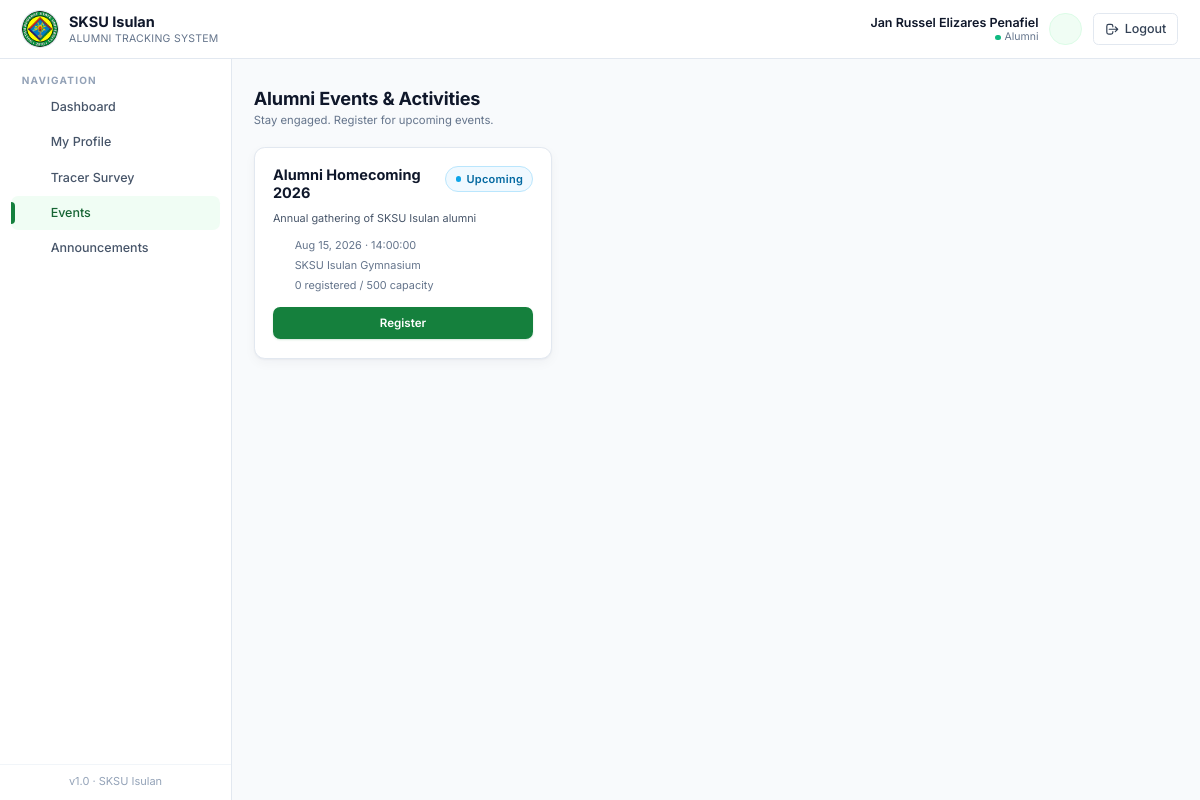
The page /pages/alumni/events.php (signed in) on the database its author committed.
### tables this page shows
CREATE TABLE `events` (
  `id` int(11) NOT NULL,
  `title` varchar(150) NOT NULL,
  `description` text DEFAULT NULL,
  `event_date` date NOT NULL,
  `event_time` time NOT NULL,
  `location` varchar(150) DEFAULT NULL,
  `capacity` int(11) DEFAULT 0,
  `created_by` int(11) DEFAULT NULL,
  `status` enum('upcoming','ongoing','completed','cancelled') DEFAULT 'upcoming',
  `created_at` datetime DEFAULT current_timestamp()
);

### includes/auth.php (called while the page is built, shortened)
<?php
require_once __DIR__ . '/db.php';
require_once __DIR__ . '/helpers.php';
function current_user_id() {
    return $_SESSION['user_id'] ?? null;
}

### includes/db.php (called while the page is built, shortened)
<?php
function db_select($conn, $sql, $types = '', $params = []) {
    $stmt = mysqli_prepare($conn, $sql);
    if (!empty($params)) {
        mysqli_stmt_bind_param($stmt, $types, ...$params);
    }
    mysqli_stmt_execute($stmt);
    $result = mysqli_stmt_get_result($stmt);
    $rows = [];
    while ($row = mysqli_fetch_assoc($result)) {
        $rows[] = $row;
    }
    return $rows;
}
function e($value) {
    return htmlspecialchars((string)$value, ENT_QUOTES, 'UTF-8');
}

### pages/alumni/events.php (the view, shortened to what this page needs)
<?php
require_once __DIR__ . '/../../includes/auth.php';
require_once __DIR__ . '/../../includes/helpers.php';
$uid = current_user_id();
$all_events = db_select($conn, "SELECT e.*, (SELECT COUNT(*) FROM event_registrations er WHERE er.event_id=e.id) AS registered,
    EXISTS(SELECT 1 FROM event_registrations er WHERE er.event_id=e.id AND er.user_id=?) AS joined
    FROM events e WHERE e.status IN ('upcoming','ongoing') ORDER BY e.event_date ASC", 'i', [$uid]);
$pg = paginate($all_events, 9);
$events = $pg['rows'];
include __DIR__ . '/../../templates/header.php';
include __DIR__ . '/../../templates/sidebar.php';
?>
<main class="flex-1 px-4 sm:px-6 py-8">
  <div class="page-head">
    <div>
      <h1>Alumni Events &amp; Activities</h1>
      <p class="subtitle">Stay engaged. Register for upcoming events.</p>
    </div>
  </div>
  <div class="grid sm:grid-cols-2 lg:grid-cols-3 gap-4">
    <?php foreach ($events as $ev): ?>
      <div class="card flex flex-col">
        <div class="flex items-start justify-between gap-2">
          <h3 class="font-bold text-ink-900 leading-tight"><?= e($ev['title']) ?></h3>
          <?= status_badge($ev['status']) ?>
        </div>
        <p class="text-xs text-ink-600 mt-2 flex-1 leading-relaxed"><?= e($ev['description']) ?></p>
        <div class="text-xs text-ink-500 mt-3 space-y-1.5">
          <div class="flex items-center gap-2"><?= icon('calendar','w-4 h-4 text-ink-400') ?> <?= fmt_date($ev['event_date']) ?> &middot; <?= e($ev['event_time']) ?></div>
          <div class="flex items-center gap-2"><?= icon('pin','w-4 h-4 text-ink-400') ?> <?= e($ev['location']) ?></div>
          <div class="flex items-center gap-2"><?= icon('users','w-4 h-4 text-ink-400') ?> <?= (int)$ev['registered'] ?> registered<?= $ev['capacity']?' / '.$ev['capacity'].' capacity':'' ?></div>
        </div>
        <?php if ($ev['joined']): ?>
          <button disabled class="mt-4 inline-flex items-center justify-center gap-2 bg-emerald-50 text-emerald-700 border border-emerald-200 font-semibold text-xs py-2 rounded-md"><?= icon('check','w-4 h-4') ?> Registered</button>
        <?php else: ?>
          <a href="<?= APP_URL ?>/actions/alumni_join_event.php?id=<?= (int)$ev['id'] ?>" class="btn-primary mt-4 w-full">Register</a>
        <?php endif; ?>
      </div>
    <?php endforeach; ?>
  </div>
</main>
<?php include __DIR__ . '/../../templates/footer.php'; ?>

### includes/icons.php (shortened to what this page needs)
<?php
function icon($name, $class = 'w-5 h-5') {
    $svg = $paths[$name] ?? $paths['document'];
    return '<svg xmlns="http://www.w3.org/2000/svg" class="' . htmlspecialchars($class, ENT_QUOTES) . '" fill="none" stroke="currentColor" viewBox="0 0 24 24">' . $svg . '</svg>';
}

### includes/helpers.php (shortened to what this page needs)
<?php
require_once __DIR__ . '/icons.php';
function fmt_date($date) {
    return date('M d, Y', strtotime($date));
}
function status_badge($status) {
    $status = strtolower((string)$status);
    $map = [
        'pending'        => ['bg-amber-50',   'text-amber-700',   'border-amber-200',   '#f59e0b'],
        'approved'       => ['bg-emerald-50', 'text-emerald-700', 'border-emerald-200', '#10b981'],
        'rejected'       => ['bg-rose-50',    'text-rose-700',    'border-rose-200',    '#f43f5e'],
        'active'         => ['bg-emerald-50', 'text-emerald-700', 'border-emerald-200', '#10b981'],
        'inactive'       => ['bg-slate-100',  'text-slate-700',   'border-slate-200',   '#94a3b8'],
        'paid'           => ['bg-emerald-50', 'text-emerald-700', 'border-emerald-200', '#10b981'],
        'refunded'       => ['bg-sky-50',     'text-sky-700',     'border-sky-200',     '#0ea5e9'],
        'scheduled'      => ['bg-sky-50',     'text-sky-700',     'border-sky-200',     '#0ea5e9'],
        'attended'       => ['bg-emerald-50', 'text-emerald-700', 'border-emerald-200', '#10b981'],
        'cancelled'      => ['bg-rose-50',    'text-rose-700',    'border-rose-200',    '#f43f5e'],
        'employed'       => ['bg-emerald-50', 'text-emerald-700', 'border-emerald-200', '#10b981'],
        'unemployed'     => ['bg-rose-50',    'text-rose-700',    'border-rose-200',    '#f43f5e'],
        'self-employed'  => ['bg-indigo-50',  'text-indigo-700',  'border-indigo-200',  '#6366f1'],
        'further studies'=> ['bg-violet-50',  'text-violet-700',  'border-violet-200',  '#8b5cf6'],
        'upcoming'       => ['bg-sky-50',     'text-sky-700',     'border-sky-200',     '#0ea5e9'],
        'ongoing'        => ['bg-amber-50',   'text-amber-700',   'border-amber-200',   '#f59e0b'],
        'completed'      => ['bg-emerald-50', 'text-emerald-700', 'border-emerald-200', '#10b981'],
    ];
    [$bg, $tx, $br, $dot] = $map[$status] ?? ['bg-slate-50','text-slate-700','border-slate-200','#94a3b8'];
    $label = e(ucfirst($status));
    return '<span class="inline-flex items-center gap-1.5 px-2.5 py-1 rounded-full text-[11px] font-semibold tracking-wide border '
        . $bg . ' ' . $tx . ' ' . $br . '">'
        . '<span class="w-1.5 h-1.5 rounded-full" style="background:' . $dot . '"></span>'
        . $label . '</span>';
}
function paginate(array $rows, int $per_page = 10, string $param = 'page'): array {
    $total = count($rows);
    $pages = max(1, (int)ceil($total / max(1, $per_page)));
    $page  = max(1, min($pages, (int)($_GET[$param] ?? 1)));
    $start = ($page - 1) * $per_page;
    $slice = array_slice($rows, $start, $per_page);
    return [
        'rows'     => $slice,
        'page'     => $page,
        'pages'    => $pages,
        'total'    => $total,
        'per_page' => $per_page,
        'from'     => $total ? $start + 1 : 0,
        'to'       => $start + count($slice),
        'param'    => $param,
    ];
}

### assets/css/app.css (style rules this page uses)
:root { --crimson-50:#f0fdf4; --crimson-100:#dcfce7; --crimson-200:#bbf7d0; --crimson-300:#86efac; --crimson-400:#4ade80; --crimson-500:#22c55e; --crimson-600:#16a34a; --crimson-700:#15803d; --crimson-800:#166534; --crimson-900:#14532d; --ink-50:#f8fafc; --ink-100:#f1f5f9; --ink-200:#e2e8f0; --ink-300:#cbd5e1; --ink-400:#94a3b8; --ink-500:#64748b; --ink-600:#475569; --ink-700:#334155; --ink-800:#1e293b; --ink-900:#0f172a; }
html { font-size: 14.5px; }
html, body { font-family: 'Inter', ui-sans-serif, system-ui, -apple-system, 'Segoe UI', Roboto, sans-serif; }
body { color: var(--ink-800); background: var(--ink-50); line-height: 1.5; }
.card { background:#fff; border-radius: 0.75rem; border:1px solid var(--ink-200); box-shadow: 0 1px 2px rgba(15,23,42,0.04), 0 4px 12px rgba(15,23,42,0.04); padding:1.25rem; transition: box-shadow .2s ease, transform .2s ease, border-color .2s ease; }
.btn-primary, .btn-secondary, .btn-ghost, .btn-danger { display: inline-flex; align-items: center; justify-content: center; gap: 0.45rem; font-weight: 600; font-size: 0.8rem; padding: 0.55rem 0.9rem; border-radius: 0.5rem; transition: background .15s ease, color .15s ease, border-color .15s ease, box-shadow .15s ease, transform .05s ease; border: 1px solid transparent; cursor: pointer; line-height: 1.25; }
.btn-primary { background: var(--crimson-700); color:#fff; box-shadow: 0 1px 2px rgba(21,128,61,0.18); }
.page-head { display:flex; align-items: flex-start; justify-content: space-between; gap: 1rem; margin-bottom: 1.25rem; flex-wrap: wrap; }
.page-head h1 { font-size: 1.25rem; font-weight: 700; color: var(--ink-900); letter-spacing: -0.01em; line-height: 1.2; }
.page-head .subtitle { font-size: 0.78rem; color: var(--ink-500); margin-top: 0.15rem; }

### rows shown on the page
events: title "Alumni Homecoming 2026", status "Upcoming", description "Annual gathering of SKSU Isulan alumni", event_date "Aug 15, 2026", event_time "14:00:00", location "SKSU Isulan Gymnasium", registered "0", capacity "500"

### other values the page prints
$_SESSION['full_name'] "Jan Russel Elizares Penafiel"
$_role "Alumni"
$label "Dashboard"
$label "My Profile"
$label "Tracer Survey"
$label "Events"
$label "Announcements"
